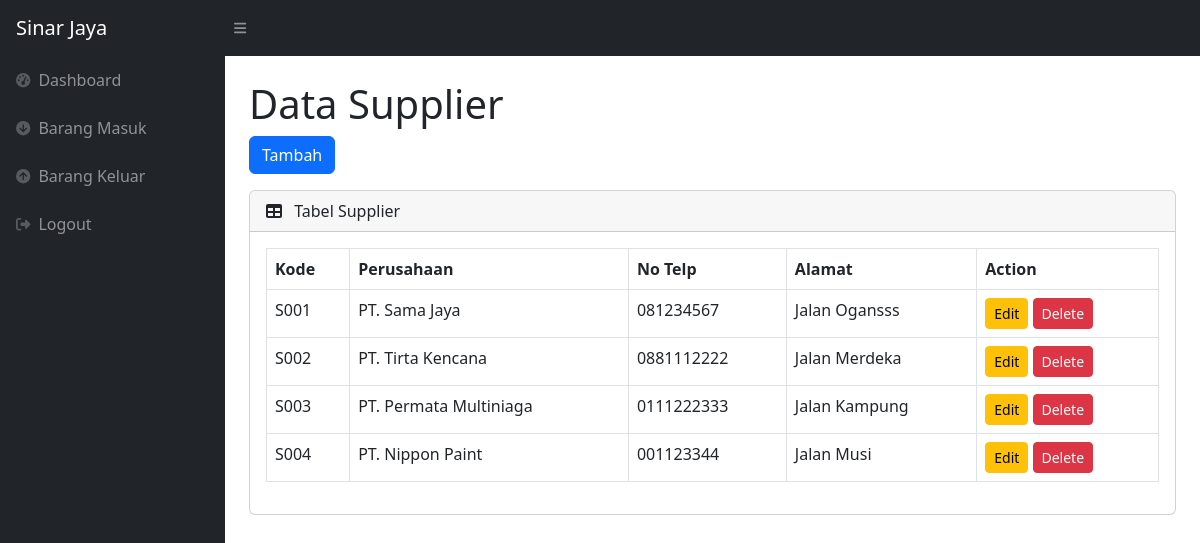
Page /supplier.php (signed in) on the committed database.
### tables this page shows
CREATE TABLE `supplier` (
  `Kode` varchar(11) NOT NULL,
  `Perusahaan` varchar(100) NOT NULL,
  `No_Telp` varchar(20) DEFAULT NULL,
  `Alamat` varchar(250) NOT NULL
);

### supplier.php (the view, shortened to what this page needs)
<?php
require 'function.php';
?>
<!DOCTYPE html>
<html lang="en">
<head>
  <link href="https://cdn.jsdelivr.net/npm/simple-datatables@7.1.2/dist/style.min.css" rel="stylesheet" />
  <link href="css/styles.css" rel="stylesheet" />
</head>
<body class="sb-nav-fixed">
<nav class="sb-topnav navbar navbar-expand navbar-dark bg-dark">
  <a class="navbar-brand ps-3" href="index.php">Sinar Jaya</a>
  <button class="btn btn-link btn-sm order-1 order-lg-0 me-4 me-lg-0" id="sidebarToggle"><i class="fas fa-bars"></i></button>
</nav>
<div id="layoutSidenav">
  <div id="layoutSidenav_nav">
    <nav class="sb-sidenav accordion sb-sidenav-dark" id="sidenavAccordion">
      <div class="sb-sidenav-menu">
        <div class="nav">
          <a class="nav-link" href="index.php"><div class="sb-nav-link-icon"><i class="fas fa-tachometer-alt"></i></div>Dashboard</a>
          <a class="nav-link" href="barangmasuk.php"><div class="sb-nav-link-icon"><i class="fas fa-arrow-circle-down"></i></div>Barang Masuk</a>
          <a class="nav-link" href="barangkeluar.php"><div class="sb-nav-link-icon"><i class="fas fa-arrow-circle-up"></i></div>Barang Keluar</a>
          <a class="nav-link" href="logout.php"><div class="sb-nav-link-icon"><i class="fas fa-sign-out-alt"></i></div>Logout</a>
        </div>
      </div>
    </nav>
  </div>
  <div id="layoutSidenav_content">
    <main>
      <div class="container-fluid px-4">
        <h1 class="mt-4">Data Supplier</h1>
        <?php if ($_SESSION['role'] == 'admin') { ?>
          <button type="button" class="btn btn-primary mb-3" data-bs-toggle="modal" data-bs-target="#myModal">
            Tambah
          </button>
        <?php } ?>
        <div class="card mb-4">
          <div class="card-header">
            <i class="fas fa-table me-2"></i> Tabel Supplier
          </div>
          <div class="card-body">
            <div class="table-responsive">
              <table id="datatablesSimple" class="table table-bordered">
                <thead>
                  <tr>
                    <th>Kode</th>
                    <th>Perusahaan</th>
                    <th>No Telp</th>
                    <th>Alamat</th>
                    <th>Action</th>
                  </tr>
                </thead>
                <tbody>
                  <?php
                  $datasupplier = mysqli_query($conn, "SELECT * FROM supplier");
                  while ($data = mysqli_fetch_array($datasupplier)) {
                    $kode = $data['Kode'];
                    $perusahaan = $data['Perusahaan'];
                    $notelp = $data['No_Telp'];
                    $alamat = $data['Alamat'];
                  ?>
                    <tr>
                      <td><?= $kode ?></td>
                      <td><?= $perusahaan ?></td>
                      <td><?= $notelp ?></td>
                      <td><?= $alamat ?></td>
                      <td>
                        <?php if ($_SESSION['role'] == 'admin') { ?>
                          <button class="btn btn-warning btn-sm" data-bs-toggle="modal" data-bs-target="#editModal<?= $kode ?>">Edit</button>
                          <a href="supplier.php?hapus=<?= $kode ?>" class="btn btn-danger btn-sm" onclick="return confirm('Yakin ingin menghapus data ini?')">Delete</a>
                        <?php } else { ?>
                          <span class="text-muted">Hanya lihat</span>
                        <?php } ?>
                      </td>
                    </tr>
                  <?php } ?>
                </tbody>
              </table>
            </div>
          </div>
        </div>
      </div>
    </main>
  </div>
</div>
</body>
</html>

### rows in the picture
supplier: Kode "S001", Perusahaan "PT. Sama Jaya", No_Telp "081234567", Alamat "Jalan Ogansss"
supplier: Kode "S002", Perusahaan "PT. Tirta Kencana", No_Telp "0881112222", Alamat "Jalan Merdeka"
supplier: Kode "S003", Perusahaan "PT. Permata Multiniaga", No_Telp "0111222333", Alamat "Jalan Kampung"
supplier: Kode "S004", Perusahaan "PT. Nippon Paint", No_Telp "001123344", Alamat "Jalan Musi"
